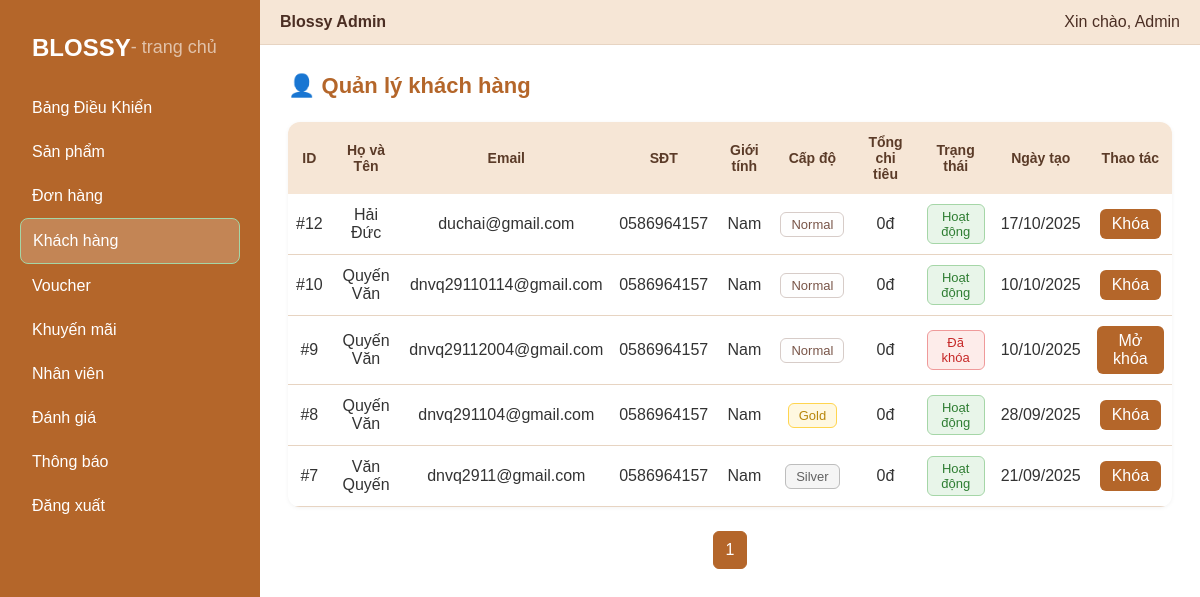
Screenshot of /index.php/index.php?controller=admincustomer&action=index (signed in) with the database file from the repository.
### tables this page shows
CREATE TABLE `users` (
  `id` bigint(20) UNSIGNED NOT NULL,
  `role_id` tinyint(3) UNSIGNED NOT NULL DEFAULT 1,
  `level_id` tinyint(3) UNSIGNED DEFAULT 1,
  `email` varchar(191) NOT NULL,
  `first_name` varchar(100) DEFAULT NULL,
  `last_name` varchar(100) DEFAULT NULL,
  `password_hash` varchar(191) NOT NULL,
  `phone` varchar(20) DEFAULT NULL,
  `gender` enum('Nam','Nữ','Khác') DEFAULT 'Nam',
  `level` enum('diamond','gold','silver','normal') NOT NULL DEFAULT 'normal',
  `total_spent` decimal(12,2) NOT NULL DEFAULT 0.00,
  `address` varchar(255) DEFAULT NULL,
  `is_blocked` tinyint(1) NOT NULL DEFAULT 0,
  `created_at` datetime NOT NULL DEFAULT current_timestamp(),
  `updated_at` datetime NOT NULL DEFAULT current_timestamp() ON UPDATE current_timestamp(),
  `password` varchar(255) NOT NULL
);

### App/Controllers/AdminCustomerController.php (called while the page is built, shortened)
<?php
require_once __DIR__ . '/../Models/AdminCustomerModel.php';
class AdminCustomerController extends BaseController
{
    private $model;
    public function __construct()
    {
        $this->model = new AdminCustomerModel();
    }
    public function index()
    {
        $page = isset($_GET['page']) ? max(1, (int)$_GET['page']) : 1;
        $limit = 10;
        $offset = ($page - 1) * $limit;
        $customers = $this->model->getAll($limit, $offset);
        $total = $this->model->countAll();
        $totalPages = ceil($total / $limit);
        $this->loadView('Admin.Customer.Index', [
            'customers' => $customers,
            'page' => $page,
            'totalPages' => $totalPages
        ]);
    }
}

### App/Models/Database/database.php (called while the page is built, shortened)
<?php
class Database {
    private $servername = "localhost";
    private $username = "root";
    private $password = "0586964157";
    private $databasename = "web_ban_hoa";
    function connection_database(): PDO {
        try {
            $conn = new PDO(
                "mysql:host=$this->servername;dbname=$this->databasename",
                $this->username,
                $this->password
            );
            $conn->setAttribute(PDO::ATTR_ERRMODE, PDO::ERRMODE_EXCEPTION);
        } catch (PDOException $e) {
            throw $e;
        }
        return $conn;
    }
}
?>

### App/Models/BaseModel.php (called while the page is built, shortened)
<?php
require_once __DIR__ . '/Database/Database.php';
class BaseModel {
    public function __construct() {
        $db = new database();
        $this->conn = $db->connection_database();
    }
}

### App/Models/AdminCustomerModel.php (called while the page is built, shortened)
<?php
require_once 'BaseModel.php';
class AdminCustomerModel extends BaseModel
{
    public function getAll($limit, $offset)
    {
        $sql = "SELECT id, first_name, last_name, email, phone, gender, level, is_blocked, created_at
                FROM users
                Where role_id = 1
                ORDER BY created_at DESC
                LIMIT :limit OFFSET :offset";
        $stmt = $this->conn->prepare($sql);
        $stmt->bindValue(':limit', $limit, PDO::PARAM_INT);
        $stmt->bindValue(':offset', $offset, PDO::PARAM_INT);
        $stmt->execute();
        return $stmt->fetchAll(PDO::FETCH_ASSOC);
    }
    public function countAll()
    {
        $stmt = $this->conn->query("SELECT COUNT(*) FROM users");
        return (int)$stmt->fetchColumn();
    }
}

### App/Views/Admin/Customer/index.php (the view, shortened to what this page needs)
<link rel="stylesheet" href="<?= BASE_URL ?>Public/Assets/Css/Toast.css?v=<?= time()?>">
<link rel="stylesheet" href="<?= BASE_URL?>Public/Assets/Css/Admin/Customer.css">
<div id="customer_admin">
<?php include __DIR__ . '/../Layouts/Sidebar.php'; ?>
<div class="admin-main">
  <?php include_once __DIR__ . '/../Layouts/Header.php'; ?>
  <div class="customer-content">
    <h2 class="customer-title">👤 Quản lý khách hàng</h2>
    <table class="customer-table">
      <thead>
        <tr>
          <th>ID</th>
          <th>Họ và Tên</th>
          <th>Email</th>
          <th>SĐT</th>
          <th>Giới tính</th>
          <th>Cấp độ</th>
          <th>Tổng chi tiêu</th>
          <th>Trạng thái</th>
          <th>Ngày tạo</th>
          <th>Thao tác</th>
        </tr>
      </thead>
      <tbody>
        <?php foreach ($customers as $c): ?>
          <tr>
            <td>#<?= htmlspecialchars($c['id']) ?></td>
            <td><?= htmlspecialchars(($c['last_name'] ?? '') . ' ' . ($c['first_name'] ?? '')) ?></td>
            <td><?= htmlspecialchars($c['email']) ?></td>
            <td><?= htmlspecialchars($c['phone'] ?? 'N/A') ?></td>
            <td><?= htmlspecialchars($c['gender'] ?? 'Khác') ?></td>
            <td>
              <?php
              $level = strtolower($c['level'] ?? 'normal');
              $class = match ($level) {
                'diamond' => 'lvl-diamond',
                'gold'    => 'lvl-gold',
                'silver'  => 'lvl-silver',
                default   => 'lvl-normal'
              };
              ?>
              <span class="customer-level <?= $class ?>">
                <?= ucfirst($level) ?>
              </span>
            </td>
            <td><?= number_format($c['total_spent'] ?? 0, 0, ',', '.') ?>đ</td>
            <td>
              <?php if (!empty($c['is_blocked']) && $c['is_blocked'] == 1): ?>
                <span class="customer-status blocked">Đã khóa</span>
              <?php else: ?>
                <span class="customer-status active">Hoạt động</span>
              <?php endif; ?>
            </td>
            <td><?= date('d/m/Y', strtotime($c['created_at'])) ?></td>
            <td>
              <button class="customer-btn-toggle" data-id="<?= $c['id'] ?>">
                <?= ($c['is_blocked'] == 1) ? 'Mở khóa' : 'Khóa' ?>
              </button>
            </td>
          </tr>
        <?php endforeach; ?>
      </tbody>
    </table>
    <div class="pagination">
      <?php for ($i = 1; $i <= $totalPages; $i++): ?>
        <a href="index.php?controller=admincustomer&action=index&page=<?= $i ?>"
           class="pagination-link <?= $i == $page ? 'active' : '' ?>">
           <?= $i ?>
        </a>
      <?php endfor; ?>
    </div>
  </div>
</div>
</div>

### Public/Assets/Css/Admin/Customer.css (style rules this page uses)
#customer_admin { display: flex; flex-direction: row; min-height: 100vh; width: 100%; background: var(--bg); color: var(--text); }
.customer-content { flex: 1; padding: 24px 28px; background: var(--panel-bg); color: var(--text); }
.customer-title { font-size: 22px; font-weight: 600; color: var(--primary); margin-bottom: 20px; }
.customer-table { width: 100%; border-collapse: collapse; background: var(--panel-bg); border-radius: 12px; overflow: hidden; box-shadow: 0 1px 4px rgba(0, 0, 0, 0.05); }
.customer-table th { background: #f6e6d6; color: #5b3b28; font-weight: 600; font-size: 14px; padding: 12px 10px; text-align: center; }
.customer-table td { padding: 10px 8px; border-bottom: 1px solid var(--header-border); text-align: center; }
.customer-level { padding: 4px 10px; border-radius: 6px; font-size: 13px; font-weight: 500; }
.lvl-gold { background: #fff8e1; color: #b8860b; border: 1px solid #ffd54f; }
.lvl-silver { background: #f5f5f5; color: #616161; border: 1px solid #bdbdbd; }
.lvl-normal { background: #fefefe; color: #795548; border: 1px solid #d7ccc8; }
.customer-status { display: inline-block; padding: 4px 10px; border-radius: 6px; font-size: 13px; font-weight: 500; }
.customer-status.active { background: #e8f5e9; color: #2e7d32; border: 1px solid #a5d6a7; }
.customer-status.blocked { background: #fdecea; color: #c62828; border: 1px solid #ef9a9a; }
.customer-btn-toggle { background: #b4662a; color: #fff; border: none; padding: 6px 12px; border-radius: 6px; cursor: pointer; transition: 0.2s ease; }

### Public/Assets/Css/Admin/Dashboard.css (style rules this page uses)
.admin-main { flex: 1; display: flex; flex-direction: column; }

### Public/Assets/Css/admin_style.css (style rules this page uses)
.pagination { display: flex; justify-content: center; align-items: center; margin: 24px 0; gap: 8px; }
.pagination-link { display: inline-block; padding: 6px 12px; border-radius: 6px; border: 1px solid var(--header-border); color: var(--text); background: var(--panel-bg); text-decoration: none; transition: all 0.2s ease; }
.pagination-link.active { background: var(--primary); color: #fff; border-color: var(--primary); }
.active { background-color: #e8f5e9; color: #2e7d32; border: 1px solid #a5d6a7; }
.blocked { background-color: #fdecea; color: #c62828; border: 1px solid #ef9a9a; }

### rows the page displays
users: id "12", last_name+first_name "Hải Đức", email "duchai@gmail.com", phone "0586964157", gender "Nam", level "Normal", total_spent "0", is_blocked "Hoạt động", created_at "17/10/2025"
users: id "10", last_name+first_name "Quyến Văn", email "dnvq29110114@gmail.com", phone "0586964157", gender "Nam", level "Normal", total_spent "0", is_blocked "Hoạt động", created_at "10/10/2025"
users: id "9", last_name+first_name "Quyến Văn", email "dnvq29112004@gmail.com", phone "0586964157", gender "Nam", level "Normal", total_spent "0", is_blocked "Đã khóa", created_at "10/10/2025"
users: id "8", last_name+first_name "Quyến Văn", email "dnvq291104@gmail.com", phone "0586964157", gender "Nam", level "Gold", total_spent "0", is_blocked "Hoạt động", created_at "28/09/2025"
users: id "7", last_name+first_name "Văn Quyến", email "dnvq2911@gmail.com", phone "0586964157", gender "Nam", level "Silver", total_spent "0", is_blocked "Hoạt động", created_at "21/09/2025"

### other values shown
$_SESSION['user']['name'] "Admin"
